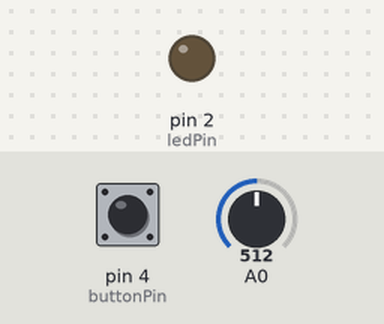
This sketch was run on a simulated Arduino Uno, built with avr-gcc and run on an emulated ATmega328P. Parts: output pins drawn as LEDs (lit = HIGH). Inputs (shaded band) come from the test bench; at power-on: pin 4 (buttonPin) LOW, A0 = 512. Random numbers use the default seed unless the sketch sets one; what the sketch prints to the serial monitor is not drawn.

Above: at 3.2 s.
3.3 s: pin 4 (buttonPin) pulled HIGH for 3 s
At 7.0 s:
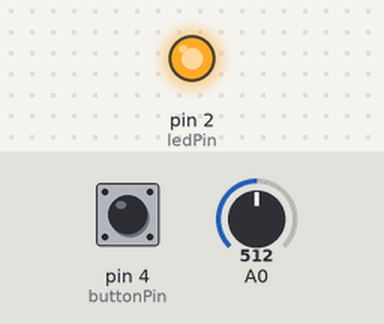
Timing chart, 0 to 15.5 s (numbered marks = the images above; inputs shaded):
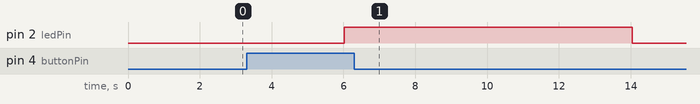

The sketch:

Together.ino
```cpp
#include <SoftwareSerial.h>
SoftwareSerial Geno(7, 8); // Rx , Tx

//button
const int buttonPin = 4;
const int ledPin = 2;
int buttonState = 0;


unsigned char Data[10];
unsigned char i;
void setup() {

  //button
  pinMode(ledPin, OUTPUT);
  pinMode(buttonPin, INPUT);

  Serial.begin(9600);

  delay(1000);
  Geno.begin(9600);
  delay(1000);
  SetVolume(35);

}

void loop() {


  int sensorValue = analogRead(A0);
  // print out the value you read:
  Serial.println(sensorValue);
  delay(1);        // delay in between reads for stability

  if (sensorValue < 620){

  int randomTrack = int(random(2, 8));
  playTrack(randomTrack);
  }

  buttonState = digitalRead(buttonPin);
  if (buttonState == HIGH) {
    // turn LED on:
    digitalWrite(ledPin, HIGH);
    playTrack(1);


  } else {
    // turn LED off:
    digitalWrite(ledPin, LOW);
  }


}

void playTrack(int num) {

  delay(1000);

  Data[0] = 0x7E;
  Data[1] = 0x04;
  Data[2] = 0xA0;
  Data[3] = 0x00;
  Data[4] = 0x00 + num;
  Data[5] = 0x7E;
  Command(Data, 5);

  play_pause();

  delay(3000);

}

void SetVolume( int vol) {
  Data[0] = 0x7E;          // START
  Data[1] = 0x03;          // Length Not 0x02
  Data[2] = 0xA7;          // Command
  Data[3] = vol;          // new volume
  Data[4] = 0x7E;          // END
  Command(Data, 5);
}

void play_pause() {
  Data[0] = 0x7E;          // START
  Data[1] = 0x02;          // Length
  Data[2] = 0xA3;          // Command
  Data[3] = 0x7E;          //Mode parameter
  Command(Data, 4);
}

void Command(unsigned char *Data, int length) {
  for (int i = 0; i < length; i++) {
    Geno.write(Data[i]);
  }

}
```

Measured:
- after the input at 3.3 s, pin 2 (ledPin): LOW → HIGH after 2.7 s, → LOW 8.0 s later
